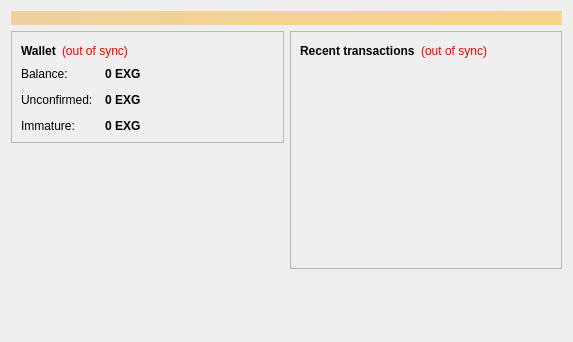
<?xml version="1.0" encoding="UTF-8"?>
<ui version="4.0">
 <class>OverviewPage</class>
 <widget class="QWidget" name="OverviewPage">
  <property name="geometry">
   <rect>
    <x>0</x>
    <y>0</y>
    <width>573</width>
    <height>342</height>
   </rect>
  </property>
  <property name="windowTitle">
   <string>Form</string>
  </property>
  <layout class="QVBoxLayout" name="topLayout">
   <item>
    <widget class="QLabel" name="labelAlerts">
     <property name="visible">
      <bool>false</bool>
     </property>
     <property name="styleSheet">
      <string notr="true">background-color: qlineargradient(x1: 0, y1: 0, x2: 1, y2: 0, stop:0 #F0D0A0, stop:1 #F8D488); color:#000000;</string>
     </property>
     <property name="wordWrap">
      <bool>true</bool>
     </property>
     <property name="margin">
      <number>3</number>
     </property>
    </widget>
   </item>
   <item>
    <layout class="QHBoxLayout" name="horizontalLayout" stretch="1,1">
     <item>
      <layout class="QVBoxLayout" name="verticalLayout_2">
       <item>
        <widget class="QFrame" name="frame">
         <property name="frameShape">
          <enum>QFrame::StyledPanel</enum>
         </property>
         <property name="frameShadow">
          <enum>QFrame::Raised</enum>
         </property>
         <layout class="QVBoxLayout" name="verticalLayout_4">
          <item>
           <layout class="QHBoxLayout" name="horizontalLayout_4">
            <item>
             <widget class="QLabel" name="label_5">
              <property name="font">
               <font>
                <weight>75</weight>
                <bold>true</bold>
               </font>
              </property>
              <property name="text">
               <string>Wallet</string>
              </property>
             </widget>
            </item>
            <item>
             <widget class="QLabel" name="labelWalletStatus">
              <property name="toolTip">
               <string>The displayed information may be out of date. Your wallet automatically synchronizes with the Exchangecoin network after a connection is established, but this process has not completed yet.</string>
              </property>
              <property name="styleSheet">
               <string notr="true">QLabel { color: red; }</string>
              </property>
              <property name="text">
               <string notr="true">(out of sync)</string>
              </property>
              <property name="alignment">
               <set>Qt::AlignLeading|Qt::AlignLeft|Qt::AlignVCenter</set>
              </property>
             </widget>
            </item>
            <item>
             <spacer name="horizontalSpacer_2">
              <property name="orientation">
               <enum>Qt::Horizontal</enum>
              </property>
              <property name="sizeHint" stdset="0">
               <size>
                <width>40</width>
                <height>20</height>
               </size>
              </property>
             </spacer>
            </item>
           </layout>
          </item>
          <item>
           <layout class="QFormLayout" name="formLayout_2">
            <property name="fieldGrowthPolicy">
             <enum>QFormLayout::AllNonFixedFieldsGrow</enum>
            </property>
            <property name="horizontalSpacing">
             <number>12</number>
            </property>
            <property name="verticalSpacing">
             <number>12</number>
            </property>
            <item row="0" column="0">
             <widget class="QLabel" name="label">
              <property name="text">
               <string>Balance:</string>
              </property>
             </widget>
            </item>
            <item row="0" column="1">
             <widget class="QLabel" name="labelBalance">
              <property name="font">
               <font>
                <weight>75</weight>
                <bold>true</bold>
               </font>
              </property>
              <property name="cursor">
               <cursorShape>IBeamCursor</cursorShape>
              </property>
              <property name="toolTip">
               <string>Your current balance</string>
              </property>
              <property name="text">
               <string notr="true">0 EXG</string>
              </property>
              <property name="textInteractionFlags">
               <set>Qt::LinksAccessibleByMouse|Qt::TextSelectableByKeyboard|Qt::TextSelectableByMouse</set>
              </property>
             </widget>
            </item>
            <item row="1" column="0">
             <widget class="QLabel" name="label_3">
              <property name="text">
               <string>Unconfirmed:</string>
              </property>
             </widget>
            </item>
            <item row="1" column="1">
             <widget class="QLabel" name="labelUnconfirmed">
              <property name="font">
               <font>
                <weight>75</weight>
                <bold>true</bold>
               </font>
              </property>
              <property name="cursor">
               <cursorShape>IBeamCursor</cursorShape>
              </property>
              <property name="toolTip">
               <string>Total of transactions that have yet to be confirmed, and do not yet count toward the current balance</string>
              </property>
              <property name="text">
               <string notr="true">0 EXG</string>
              </property>
              <property name="textInteractionFlags">
               <set>Qt::LinksAccessibleByMouse|Qt::TextSelectableByKeyboard|Qt::TextSelectableByMouse</set>
              </property>
             </widget>
            </item>
            <item row="2" column="0">
             <widget class="QLabel" name="labelImmatureText">
              <property name="text">
               <string>Immature:</string>
              </property>
             </widget>
            </item>
            <item row="2" column="1">
             <widget class="QLabel" name="labelImmature">
              <property name="font">
               <font>
                <weight>75</weight>
                <bold>true</bold>
               </font>
              </property>
              <property name="toolTip">
               <string>Mined balance that has not yet matured</string>
              </property>
              <property name="text">
               <string notr="true">0 EXG</string>
              </property>
              <property name="textInteractionFlags">
               <set>Qt::LinksAccessibleByMouse|Qt::TextSelectableByKeyboard|Qt::TextSelectableByMouse</set>
              </property>
             </widget>
            </item>
           </layout>
          </item>
         </layout>
        </widget>
       </item>
       <item>
        <spacer name="verticalSpacer">
         <property name="orientation">
          <enum>Qt::Vertical</enum>
         </property>
         <property name="sizeHint" stdset="0">
          <size>
           <width>20</width>
           <height>40</height>
          </size>
         </property>
        </spacer>
       </item>
      </layout>
     </item>
     <item>
      <layout class="QVBoxLayout" name="verticalLayout_3">
       <item>
        <widget class="QFrame" name="frame_2">
         <property name="frameShape">
          <enum>QFrame::StyledPanel</enum>
         </property>
         <property name="frameShadow">
          <enum>QFrame::Raised</enum>
         </property>
         <layout class="QVBoxLayout" name="verticalLayout">
          <item>
           <layout class="QHBoxLayout" name="horizontalLayout_2">
            <item>
             <widget class="QLabel" name="label_4">
              <property name="text">
               <string>&lt;b&gt;Recent transactions&lt;/b&gt;</string>
              </property>
             </widget>
            </item>
            <item>
             <widget class="QLabel" name="labelTransactionsStatus">
              <property name="toolTip">
               <string>The displayed information may be out of date. Your wallet automatically synchronizes with the Exchangecoin network after a connection is established, but this process has not completed yet.</string>
              </property>
              <property name="styleSheet">
               <string notr="true">QLabel { color: red; }</string>
              </property>
              <property name="text">
               <string notr="true">(out of sync)</string>
              </property>
              <property name="alignment">
               <set>Qt::AlignRight|Qt::AlignTrailing|Qt::AlignVCenter</set>
              </property>
             </widget>
            </item>
            <item>
             <spacer name="horizontalSpacer">
              <property name="orientation">
               <enum>Qt::Horizontal</enum>
              </property>
              <property name="sizeHint" stdset="0">
               <size>
                <width>40</width>
                <height>20</height>
               </size>
              </property>
             </spacer>
            </item>
           </layout>
          </item>
          <item>
           <widget class="QListView" name="listTransactions">
            <property name="styleSheet">
             <string notr="true">QListView { background: transparent; }</string>
            </property>
            <property name="frameShape">
             <enum>QFrame::NoFrame</enum>
            </property>
            <property name="verticalScrollBarPolicy">
             <enum>Qt::ScrollBarAlwaysOff</enum>
            </property>
            <property name="horizontalScrollBarPolicy">
             <enum>Qt::ScrollBarAlwaysOff</enum>
            </property>
            <property name="selectionMode">
             <enum>QAbstractItemView::NoSelection</enum>
            </property>
           </widget>
          </item>
         </layout>
        </widget>
       </item>
       <item>
        <spacer name="verticalSpacer_2">
         <property name="orientation">
          <enum>Qt::Vertical</enum>
         </property>
         <property name="sizeHint" stdset="0">
          <size>
           <width>20</width>
           <height>40</height>
          </size>
         </property>
        </spacer>
       </item>
      </layout>
     </item>
    </layout>
   </item>
  </layout>
 </widget>
 <resources/>
 <connections/>
</ui>
